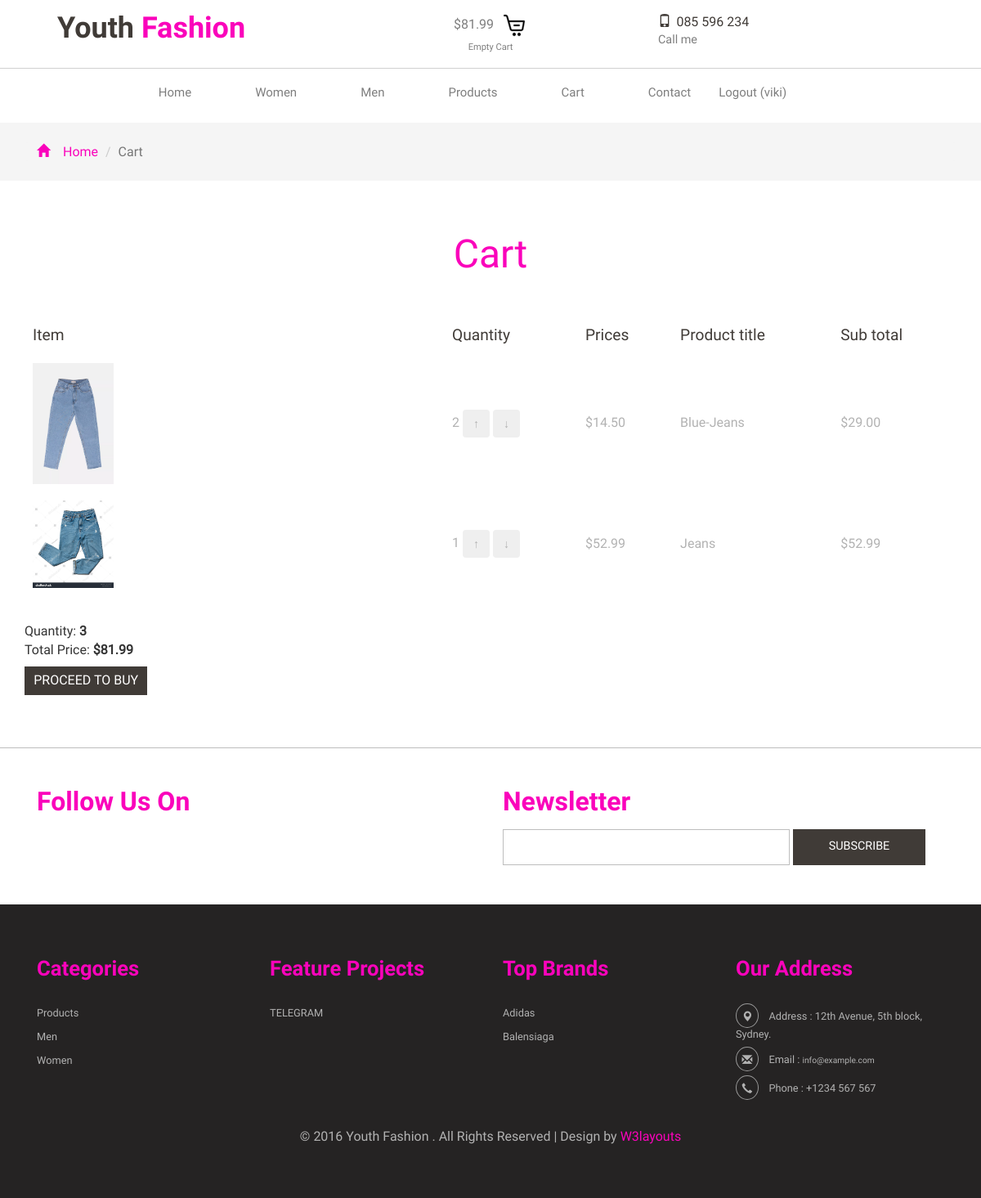
/checkout.html (signed in), run on the app's committed database.
### main/models.py (models this page shows, shortened)
class Order(models.Model):
    customer = models.ForeignKey(Customer, on_delete=models.SET_NULL, null=True, blank=True)
    date_ordered = models.DateTimeField(auto_now_add=True)
    complete = models.BooleanField(default=False ,null=True,blank=False)
    transaction_id = models.CharField(max_length=100,null=True)
    @property
    def get_cart_items(self):
        orderitem = self.orderitem_set.all()
        total = sum([item.quantity for item in orderitem])
        return total
    @property
    def get_cart_total(self):
        orderitem = self.orderitem_set.all()
        total = sum([item.get_total for item in orderitem])
        return total

class OrderItem(models.Model):
    product = models.ForeignKey(Product,on_delete=models.SET_NULL,null=True)
    order = models.ForeignKey(Order,on_delete=models.SET_NULL, null=True)
    quantity = models.IntegerField(default=0,null=True,blank=True)
    date_added = models.DateTimeField(auto_now_add=True)
    @property
    def get_total(self):
        total = self.quantity * self.product.price
        return total

class Product(models.Model):
    category = models.ForeignKey(Category, on_delete=models.PROTECT)
    name = models.CharField(max_length=200, db_index=True)
    slug = models.SlugField(max_length=200, db_index=True)
    image = models.ImageField(null=True, blank=True)
    description = models.TextField(blank=True)
    size = models.CharField(max_length=20, default='S', choices=[('L', 'L'), ('M', 'M'), ('S', 'S')])
    price = models.DecimalField(max_digits=10, decimal_places=2)
    digital = models.BooleanField(default=True, null=True, blank=False)
    quantity = models.PositiveIntegerField(default=0)  # Кількість товару на складі
    created = models.DateTimeField(auto_now_add=True)
    updated = models.DateTimeField(auto_now=True)
    @property
    def imageURL(self) -> str:
        try:
            url = self.image.url
        except:
            url = ''
        return url
    class Meta:
        ordering = ('name',)
        index_together = (('id', 'slug'),)

### main/views.py (the view)
    def wrapper(request, *args, **kwargs):
        categories = Category.objects.all()
        products = Product.objects.all()
        response = func(request, categories=categories, products=products, *args, **kwargs)
        return response

### main/views.py (called while the page is built)
def dec_auth_products(func):
    def wrapper(request, *args, **kwargs):
        if request.user.is_authenticated:
            customer = request.user.customer
            order, created = Order.objects.get_or_create(customer=customer, complete=True)
            items = order.orderitem_set.all()
        else:
            items = []
            order = {'get_cart_total' : 0, 'get_total_items' : 0 }
        response = func(request, order=order, items=items, *args, **kwargs)
        return response
    return wrapper

def dec_add_categories_and_products(func):
    def wrapper(request, *args, **kwargs):
        categories = Category.objects.all()
        products = Product.objects.all()
        response = func(request, categories=categories, products=products, *args, **kwargs)
        return response
    return wrapper

@dec_auth_products
@dec_add_categories_and_products
def checkout(request,order,items, categories, products):
        context = {
                'order': order,'items': items,
                'categories' : categories,
                'products': products,
                }
        return render(request, 'main/checkout.html', context)

### main/templates/main/checkout.html (shortened to what this page needs)
<!DOCTYPE html>
<html>
<head>
    {%load static%}
<link href="{% static 'main/css/bootstrap-3.1.1.min.css'%}" rel='stylesheet' type='text/css' />
<link href="{% static 'main/css/style.css'%}" rel="stylesheet" type="text/css" media="all" />
</head>
<body>
<div class="header">
	<div class="header-top">
		<div class="container">
				<div class="col-sm-4 logo">
					<h1><a href="/">Youth <span>Fashion</span></a></h1>
				</div>
			<div class="col-sm-4 world">
					<div class="cart box_1">
						<a href="checkout">
						<h3> <div class="total">
							<span class="Cart_ad">${{order.get_cart_total}}</span></div>
							<img src="{% static 'main/images/cart.png'%}" alt=""/></h3>
						</a>
						<p><a href="javascript:;" class="simpleCart_empty">Empty Cart</a></p>
					</div>
			</div>
			<div class="col-sm-2 number">
					<span><i class="glyphicon glyphicon-phone"></i>085 596 234</span>
					<p>Call me</p>
				</div>
				<div class="clearfix"> </div>
		</div>
	</div>
		<div class="container">
			<div class="head-top">
			<div class="n-avigation">
				<nav class="navbar nav_bottom" role="navigation">
				  <div class="navbar-header nav_2">
				   </div>
					<div class="collapse navbar-collapse" id="bs-megadropdown-tabs">
						<ul class="nav navbar-nav nav_1">
							<li><a href="/">Home</a></li>
							<li class="dropdown mega-dropdown active">
								<a href="women"  >Women</a>
							</li>
							<li class="dropdown mega-dropdown active">
								<a href="men">Men</span></a>
							</li>
							<li><a href="products">Products</a></li>
							{% if user.is_authenticated %}
    						<li><a	href="checkout">Cart</a></li>
						    <li class="last"><a href="contact">Contact</a></li>
    						<li><a	href= 'logout' >Logout ({{user.username}})</a></li>
							{% else %}
							<li><a href="account">Sign In</a></li>
							{% endif %}
						</ul>
					 </div>
				</nav>
			</div>
					<link href="{% static 'main/css/popuo-box.css'%}" rel="stylesheet" type="text/css" media="all"/>
		</div>
	</div>
</div>
<div class="breadcrumbs">
		<div class="container">
			<ol class="breadcrumb breadcrumb1 animated wow slideInLeft animated" data-wow-delay=".5s" style="visibility: visible; animation-delay: 0.5s; animation-name: slideInLeft;">
				<li><a href="index"><span class="glyphicon glyphicon-home" aria-hidden="true"></span>Home</a></li>
				<li class="active">Cart</li>
			</ol>
		</div>
	</div>
<div class="container">
    <div class="check-out">
        <h2>Cart</h2>
        <table>
            <tr>
                <th>Item</th>
                <th>Quantity</th>
                <th>Prices</th>
                <th>Product title</th>
                <th>Sub total</th>
            </tr>
            {% for item in items %}
            <tr>
                <td class="ring-in">
                    <a href="products" class="at-in">
                        <img src="{{item.product.imageURL}}" class="img-responsive" alt="">
                    </a>
                </td>
                <td class="quantity d-flex align-items-center justify-content-between">
                    <span class="check">{{ item.quantity }}</span>
                    <button data-product="{{ item.product.id }}" data-action="add" class="btn btn-outline-secondary add-btn update-cart">↑</button>
                    <button data-product="{{ item.product.id }}" data-action="remove" class="btn btn-outline-secondary add-btn update-cart">↓</button>
                </td>
                <td>${{ item.product.price }}</td>
                <td>{{ item.product.name }}</td>
                <td class="subtotal">${{ item.get_total }}</td>
            </tr>
            {% endfor %}
		</table>
		<th>Quantity:</th>
		<b><td class="total_price">{{order.get_cart_items}}</td></b>
		<th>Total Price:</th>
		<b><td class="total_price">${{order.get_cart_total}}</td></b>
			<a href="cart_ad" class=" to-buy">PROCEED TO BUY</a>
		</div>
	</div>
<div class="footer">
	<div class="container">
		<div class="footer-top">
			<div class="col-md-6 top-footer">
				<h3>Follow Us On</h3>
				<div class="social-icons">
					<ul class="social">
					</ul>
				 </div>
			</div>
			<div class="col-md-6 top-footer1">
				<h3>Newsletter</h3>
					<form action="#" method="post">
						<input type="text" name="email" value="" onfocus="this.value='';" onblur="if (this.value == '') {this.value ='';}">
						<input type="submit" value="SUBSCRIBE">
					</form>
			</div>
			<div class="clearfix"> </div>
		</div>
	</div>
	<div class="footer-bottom">
		<div class="container">
				<div class="col-md-3 footer-bottom-cate">
					<h6>Categories</h6>
					<ul>
						<li><a href="products">Products</a></li>
						<li><a href="men">Men</a></li>
						<li><a href="women">Women</a></li>
					</ul>
				</div>
				<div class="col-md-3 footer-bottom-cate">
					<h6>Feature Projects</h6>
					<ul>
						<li><a href="men">TELEGRAM</a></li>
					</ul>
				</div>
				<div class="col-md-3 footer-bottom-cate">
					<h6>Top Brands</h6>
					<ul>
						<li><a href="products">Adidas</a></li>
						<li><a href="products">Balensiaga</a></li>
					</ul>
				</div>
				<div class="col-md-3 footer-bottom-cate cate-bottom">
					<h6>Our Address</h6>
					<ul>
						<li><i class="glyphicon glyphicon-map-marker" aria-hidden="true"></i>Address : 12th Avenue, 5th block, <span>Sydney.</span></li>
						<li><i class="glyphicon glyphicon-envelope" aria-hidden="true"></i>Email : <a href="mailto:info@example.com">info@example.com</a></li>
						<li><i class="glyphicon glyphicon-earphone" aria-hidden="true"></i>Phone : +1234 567 567</li>
					</ul>
				</div>
				<div class="clearfix"> </div>
				<p class="footer-class"> © 2016 Youth Fashion . All Rights Reserved | Design by <a href="http://w3layouts.com/" target="_blank">W3layouts</a> </p>
			</div>
	</div>
</div>
</body>
</html>

### static/main/css/style.css (style rules this page uses)
html,body { background:#fff; font-size: 100%; font-family: 'Roboto-Regular'; }
body a { transition:0.5s all; -webkit-transition:0.5s all; -moz-transition:0.5s all; -o-transition:0.5s all; -ms-transition:0.5s all; }
ul { padding: 0; margin: 0; }
h1,h2,h3,h4,h5,h6,label,p { margin:0; }
.logo span { color: #fa03bb; }
.header-top { padding: 15px 0; border-bottom: 1px solid #d0d0d0; }
.head-top { padding: 0.5em 0; }
.number p { color:#7e7e7e; font-size: 0.9em; }
.number span { color:#403b37; font-size: 1em; }
.navbar { min-height:100%; margin-bottom:0; }
.navbar-nav { margin:0 auto; width:100%; }
.navbar-nav > li > a { padding: 10px 15px; text-align: center; color: #fff; font-weight: 100; font-size: 15px; }
.nav_bottom { background:none; }
.mega-dropdown { position: static !important; }
ul.nav_1 { text-align: center; }
ul.nav_1 li { margin-right: 44px; float: none; display: inline-block; }
ul.nav_1 li a { color: #7e7e7e; }
ul.nav_1 li.last { margin-right:0; }
.navbar { position: relative; min-height: 50px; margin-bottom: 0px; border: 1px solid transparent; }
.logo { padding: 0 0em 0 2.5em; }
.logo h1 a { color: #403b37; font-size: 1em; text-decoration: none; font-family: 'Poiret One', cursive; font-weight:700; }
.world p { color: #fa03bb; font-size: 0.9em; margin: 0; }
.world { text-align: center; }
i.glyphicon.glyphicon-phone { margin: 0 4% 0 0; }
.box_1 h3 { color: #7e7e7e; font-size: 1em; }
.box_1 h3 img { margin-left: 5px; }
.box_1 p a { color: #7e7e7e; font-size: 0.77em; }
.total { display: inline-block; }
.glyphicon { line-height: normal; }
.top-footer1 h3 { font-size: 2em; color: #fa03bb; margin: 0 0 0.5em; font-family: 'Poiret One', cursive; font-weight:700; }
.top-footer h3 { font-size: 2em; color: #fa03bb; margin: 0 0 0.5em; font-family: 'Poiret One', cursive; font-weight:700; }
.top-footer1 input[type="text"] { width: 65%; padding: 0.6em; outline: none; color: #BDBDBD; font-size: 1em; background: none; border: 1px solid #BDBDBD; }
.top-footer1 input[type="submit"] { font-size: 0.9em; color: #fff; background-color:#403b37; border: none; padding: 0.8em 0em; width: 30%; vertical-align: top; outline: none; }
.footer { border-top: 1px solid #BDBDBD; }
.footer-top { padding: 3em 0 ; }
.footer-bottom-cate h6 { font-size: 1.6em; color: #fa03bb; margin: 0 0 1em; font-family: 'Poiret One', cursive; font-weight:700; }
.footer-bottom-cate ul { padding: 0; margin: 0; }
.footer-bottom-cate ul li { list-style: none; padding: 0.2em 0; }
.footer-bottom-cate ul li a { text-decoration:none; font-size: 0.8em; color: #B2B2B2; }
.cate-bottom ul li { font-size:0.8em; color: #B2B2B2; }
p.footer-class { font-size: 1em; color: #B2B2B2; margin: 2em 0 0; text-align:center; }
p.footer-class a { text-decoration:none; color: #fa03bb; }
.footer-bottom { padding: 4em 0; background:#252323; }
.footer-bottom-cate.cate-bottom ul li i { border: 1px solid #999; padding: .5em; border-radius: 100%; -webkit-border-radius: 100%; -moz-border-radius: 100%; -o-border-radius: 100%; -ms-border-radius: 100%; margin-right: 1em; }
.breadcrumb1 li span { left: 0em; padding-right: 1em; color: #fa03bb; }
.breadcrumbs { padding: 1.5em 0 !important; background: #f5f5f5 !important; }
.breadcrumb { padding: 0px 15px; margin-bottom: 0 !important; }
.breadcrumb1 li a { color: #fa03bb; text-decoration: none; }
.breadcrumb > .active { color: #777; }
.breadcrumb1 li { font-size: 1em; color: #999; }
ul.social { padding:0; }
.check-out { padding:4em 0em; }
table { width:100%; margin: 0em 0 2em; }
th { color: #403b37; font-size: 1.2em; font-weight: 400; }
th, td { padding: 10px; }
td { color:#b2b2b2; font-size: 1em; }
a.at-in { float: left; width: 20%; }
.check { width:6%; }
.ring-in { width:45%; }
.check-out h2 { font-size: 3em; color: #fa03bb; margin: 0 0px 1em; text-align: center; }
a.to-buy { padding: 0.3em 0.7em; color: #FFF; background: #403b37; margin: 0.5em 0 0; font-size: 1em; display: inline-block; line-height: 1.6em; text-align: center; text-decoration: none; }

### data on the page
Order: get_cart_total "81.99", get_cart_items "3"
OrderItem: product.imageURL (picture), quantity "2", product.price "14.50", product.name "Blue-Jeans", get_total "29.00"
OrderItem: product.imageURL (picture), quantity "1", product.price "52.99", product.name "Jeans", get_total "52.99"

### other printed values
{{ user.username }} "viki"
